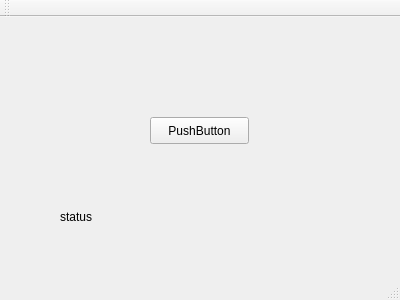
<?xml version="1.0" encoding="UTF-8"?>
<ui version="4.0">
 <class>myWindow</class>
 <widget class="QMainWindow" name="myWindow">
  <property name="geometry">
   <rect>
    <x>0</x>
    <y>0</y>
    <width>400</width>
    <height>300</height>
   </rect>
  </property>
  <property name="windowTitle">
   <string>myWindow</string>
  </property>
  <widget class="QWidget" name="centralWidget">
   <widget class="QPushButton" name="pushButton">
    <property name="geometry">
     <rect>
      <x>150</x>
      <y>100</y>
      <width>99</width>
      <height>27</height>
     </rect>
    </property>
    <property name="text">
     <string>PushButton</string>
    </property>
   </widget>
   <widget class="QLabel" name="label">
    <property name="geometry">
     <rect>
      <x>60</x>
      <y>190</y>
      <width>281</width>
      <height>20</height>
     </rect>
    </property>
    <property name="autoFillBackground">
     <bool>false</bool>
    </property>
    <property name="text">
     <string>status</string>
    </property>
   </widget>
  </widget>
  <widget class="QMenuBar" name="menuBar">
   <property name="geometry">
    <rect>
     <x>0</x>
     <y>0</y>
     <width>400</width>
     <height>25</height>
    </rect>
   </property>
  </widget>
  <widget class="QToolBar" name="mainToolBar">
   <attribute name="toolBarArea">
    <enum>TopToolBarArea</enum>
   </attribute>
   <attribute name="toolBarBreak">
    <bool>false</bool>
   </attribute>
  </widget>
  <widget class="QStatusBar" name="statusBar"/>
 </widget>
 <layoutdefault spacing="6" margin="11"/>
 <resources/>
 <connections/>
</ui>
